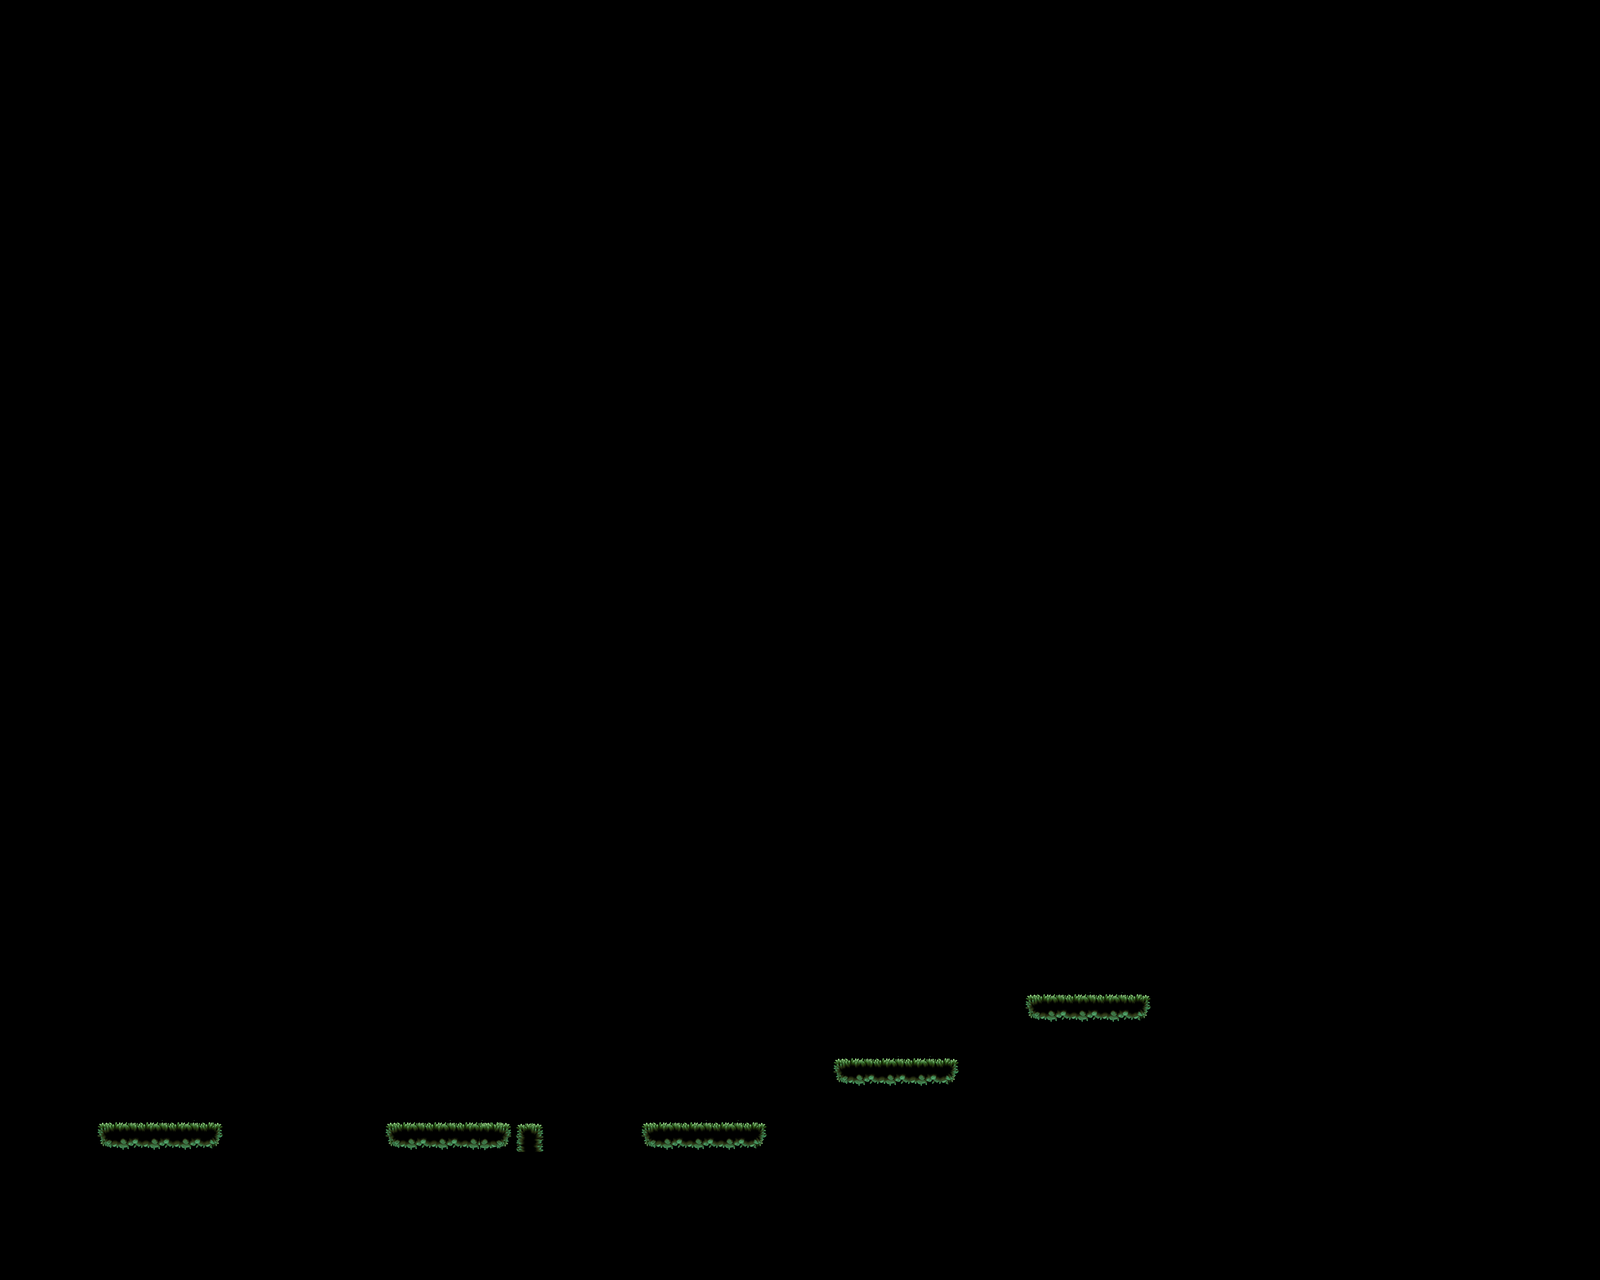

Tiled map render using the project's own tile images. Description and the map definition, with tile-layer contents summarised, below:
An orthogonal 50x40 tile map with 32x32 px tiles, 2 tile layers (Tile Layer 1, asdf).

<map version="1.10" tiledversion="1.10.2" orientation="orthogonal" renderorder="right-down" width="50" height="40" tilewidth="32" tileheight="32" infinite="0" nextlayerid="3" nextobjectid="1">
 <tileset firstgid="1" source="Mossy - FloatingPlatforms_32.tsx" />
 <layer id="1" name="Tile Layer 1" width="50" height="40">
  <data>[2000 cells, 20 non-empty, 4 distinct tile ids]</data>
 </layer>
 <layer id="2" name="asdf" width="50" height="40">
  <data>[2000 cells, 2 non-empty, 2 distinct tile ids]</data>
 </layer>
</map>
